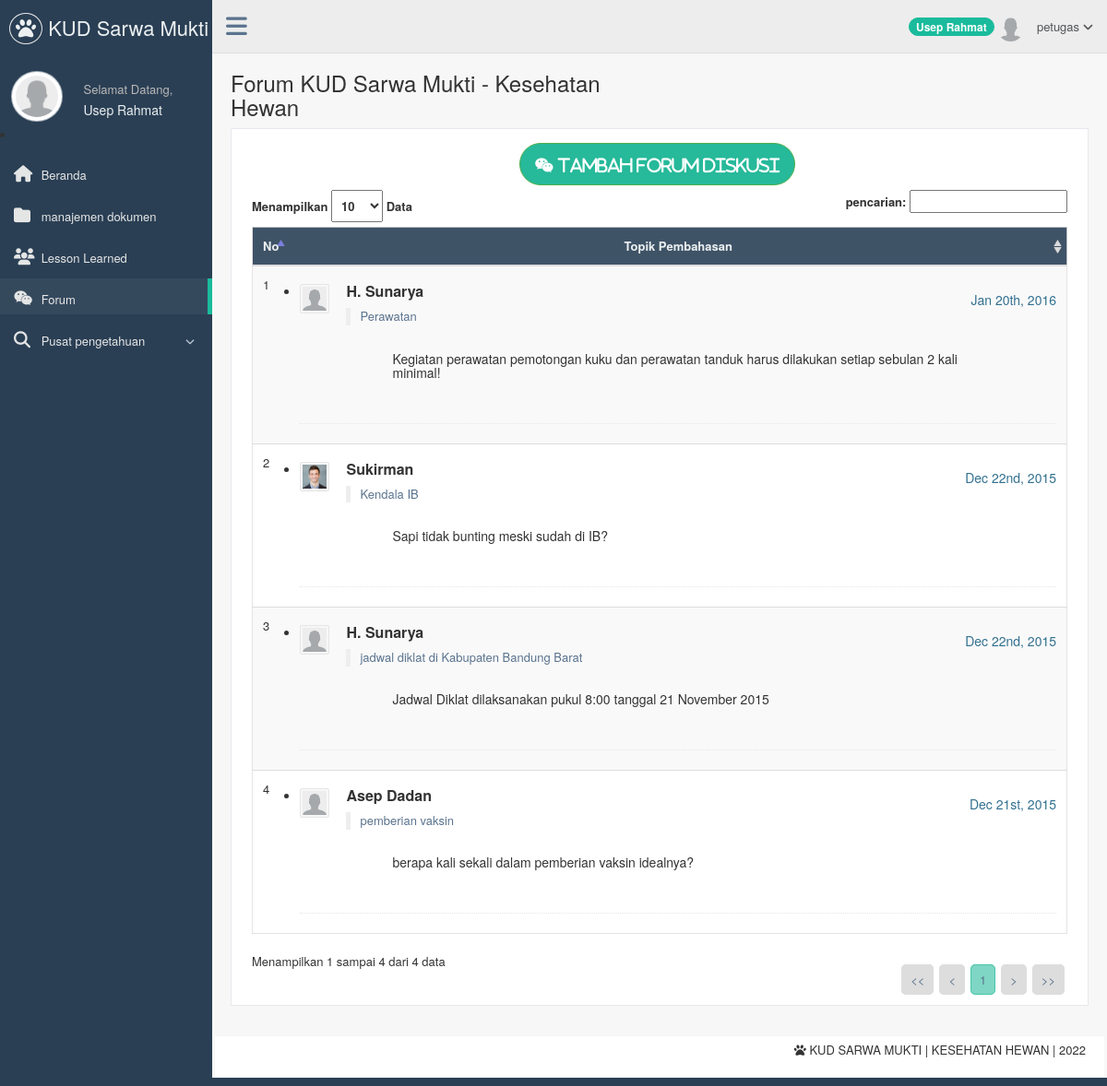
Screenshot of /page/petugas/index.php?page=forum (signed in) with the database file from the repository.
### tables this page shows
CREATE TABLE `t_pengguna` (
  `nip` varchar(15) NOT NULL,
  `username` varchar(50) NOT NULL,
  `password` varchar(50) NOT NULL,
  `nama_pengguna` varchar(200) NOT NULL,
  `level` varchar(80) NOT NULL,
  `email` varchar(150) NOT NULL,
  `jabatan` varchar(50) NOT NULL,
  `status` enum('Aktif','Tidak Aktif') NOT NULL DEFAULT 'Aktif',
  `foto` varchar(255) DEFAULT NULL,
  `alamat` text NOT NULL,
  `tanggal_lahir` date NOT NULL
);

CREATE TABLE `t_forum` (
  `id_forum` int(5) NOT NULL,
  `nip` varchar(15) NOT NULL,
  `judul_forum` varchar(255) NOT NULL,
  `isi_forum` text NOT NULL,
  `tanggal_post` datetime NOT NULL
);

### config/navigasi.php (called while the page is built, shortened)
<?php
	function navigasi(){
		if (isset($_GET['page'])) {
			switch ($_GET['page']) {
				case 'forum' : include('forum.php');
					break;
			}
		}
		else{
			include "beranda.php";
		}
	}
?>

### config/time_since.php (called while the page is built, shortened)
<?php
function time_since($original)
{
  $today = time();
  $since = $today - $original;
  if ($since > 604800)
  {
    $print = date("M jS", $original);
    if ($since > 31536000)
    {
      $print .= ", " . date("Y", $original);
    }
    return $print;
  }
  $print = ($count == 1) ? '1 ' . $name : "$count {$name}";
  return $print . ' yang lalu';
}
?>

### page/petugas/forum.php (the view, shortened to what this page needs)
<?php
    if($_SESSION['nip']!=""){
    $link = koneksi_db();
    require_once('../../config/time_since.php');
?>
    <div class="page-title">
        <div class="title_left">
            <h3>
                    Forum KUD Sarwa Mukti - Kesehatan Hewan
            </h3>
        </div>
    </div>
    <div class="clearfix"></div>
        <div class="row">
            <div class="col-md-12 col-sm-12 col-xs-12">
                <div class="x_panel">
                    <div class="x_content">
                       <center><a href="index.php?page=tambah_forum_diskusi"><button type="button" class="btn btn-round btn-success btn-lg" ><i class="fa fa-wechat"> Tambah Forum Diskusi </i></button></a></center>
                        <table id="example" class="table table-striped responsive-utilities jambo_table">
                            <thead>
                                  <?php
                                        $tampil=mysql_query("select t_forum.id_forum, t_forum.judul_forum, t_forum.nip, t_forum.isi_forum ,t_forum.tanggal_post, t_pengguna.nama_pengguna, t_pengguna.foto from t_forum, t_pengguna where t_forum.nip = t_pengguna.nip ORDER BY t_forum.tanggal_post DESC",$link);
                                        $banyakrecord=mysql_num_rows($tampil);
                                        if($banyakrecord>0){
                                    ?>
                                <tr class="headings">
                                    <th>No </th>
                                    <th><center>Topik Pembahasan</center> </th>
                                </tr>
                            </thead>
                            <tbody>
                            <?php
                                        $i=0;
                                        while($data=mysql_fetch_array($tampil)){
                                        $i++;?>
                                <tr class="even pointer">
                                    <?php
                                    $waktu = $data['tanggal_post'];
                                    $id_forum = $data['id_forum'];
                                    ?>
                                    <td>
                                        <?php echo $i; ?>
                                    </td>
                                    <td>
                                       <ul class="messages">
                                                        <li>
                                                            <?php
                                                                if($data['foto']==NULL){
                                                            ?>
                                                                    <img src="../../images/user.png" alt="avatar" class="avatar" />
                                                            <?php
                                                                }else{
                                                            ?>
                                                                   <img src="<?php echo $data['foto'];?>" class="avatar" alt="Avatar">
                                                            <?php
                                                                }
                                                            ?>
                                                            <div class="message_date">
                                                                <h5 class="date text-info"><?php time_since(strtotime($waktu)); echo time_since(strtotime($waktu));?></h5>
                                                            </div>
                                                            <div class="message_wrapper">
                                                                <h4 class="heading"><?php echo $data['nama_pengguna']?></h4>
                                                                 <a href="index.php?page=detail_forum&&id_forum=<?php echo $id_forum?>"><blockquote class="message"><?php echo $data['judul_forum']?></blockquote></a>
                                                                 <br/>
                                                                    <h5 class="message_wrapper"><?php echo $data['isi_forum']?></h5>
                                                                <br />
                                                            </div>
                                                        </li>
                                        </ul>
                                    </td>
                                </tr>
                                <?php
                            }
                            ?>
                            </tbody>
                        </table>
                        <?php
                    }
                    ?>
                    </div>
                </div>
            </div>
        </div>
    <?php
    }
    else{
    header("Location:../../belum_login.php");
}
?>

### page/petugas/sidebar.php (shortened to what this page needs)
<?php
   if($_SESSION['nip']!=""){
   $nip = $_SESSION['nip'];
?>
<?php
     $queryPhoto=mysql_query("SELECT foto
                        FROM t_pengguna
                        WHERE nip = '$nip'
                        LIMIT 1");
    $data=mysql_fetch_array($queryPhoto);
?>
<div class="col-md-3 left_col">
    <div class="left_col scroll-view">
        <div class="navbar nav_title" style="border: 0;">
            <a href="index.php" class="site_title"><i class="fa fa-paw"></i><span> KUD Sarwa Mukti </span></a>
        </div>
                    <div class="profile">
                        <div class="profile_pic">
                <?php
                    if($data['foto']==NULL){
                ?>
                        <img src="../../images/user.png" alt="..." class="img-circle profile_img" width="200" height="55"/>
                <?php
                    }else{
                ?>
                       <img src="<?php echo $data['foto'];?>"  alt="..." class="img-circle profile_img" width="200" height="55">
                <?php
                    }
                ?>
                        </div>
                        <div class="profile_info">
                            <span>Selamat Datang,</span>
                            <h2><?php echo $_SESSION['nama_pengguna'];?></h2>
                        </div>
                    </div>
                    <li/>
                    <div id="sidebar-menu" class="main_menu_side hidden-print main_menu">
                       <div class="menu_section">
                            <ul class="nav side-menu">
                                <li><a href="index.php"><i class="fa fa-home"></i> Beranda </a>
                                </li>
                                <li><a href="index.php?page=daftar_dokumen"><i class="fa fa-folder"></i> manajemen dokumen </a>
                                </li>
                                <li><a href="index.php?page=lesson_learned"><i class="fa fa-users"></i> Lesson Learned </a>
                                </li>
                                <li><a href="index.php?page=forum"><i class="fa fa-wechat"></i> Forum </a>
                                </li>
                                <li><a><i class="fa fa-search"></i> Pusat pengetahuan <span class="fa fa-chevron-down"></span></a>
                                </li>
                            </ul>
                        </div>
                    </div>
    </div>
</div>
<?php
}
else {
header("Location:../../belum_login.php");
}
?>

### page/petugas/header.php (shortened to what this page needs)
<?php
    if($_SESSION['nip']!=""){
    $nip = $_SESSION['nip'];
    $Nama  = $_SESSION['nama_pengguna'];
    $queryPhoto=mysql_query("SELECT foto
                        FROM t_pengguna
                        WHERE nip = '$nip'
                        LIMIT 1");
    $data=mysql_fetch_array($queryPhoto);
?>
            <div class="top_nav">
                <div class="nav_menu">
                    <nav class="" role="navigation">
                       <div class="nav toggle">
                            <a id="menu_toggle"><i class="fa fa-bars"></i></a>
                        </div>
                        <ul class="nav navbar-nav navbar-right">
                            <li>
                                <a href="javascript:;" class="user-profile dropdown-toggle" data-toggle="dropdown" aria-expanded="false">
                                   <span class="badge bg-green"><?php echo $Nama;?></span> <?php
                                                                if($data['foto']==NULL){
                                                            ?>
                                                                    <img src="../../images/user.png" alt=""/>
                                                            <?php
                                                                }else{
                                                            ?>
                                                                   <img src="<?php echo $data['foto'];?>"  alt="">
                                                            <?php
                                                                }
                                                            ?>
                                                            <?php echo $_SESSION['level'];?>
                                    <span class=" fa fa-angle-down"></span>
                                </a>
                            </li>
                        </ul>
                    </nav>
                </div>
              </div>
<?php
}
else {
header("Location:../../belum_login.php");
}
?>

### rows the page displays
t_pengguna: foto (placeholder picture)
t_forum: nip.foto (placeholder picture), tanggal_post "Jan 20th, 2016", nip.nama_pengguna "H. Sunarya", judul_forum "Perawatan", isi_forum "Kegiatan perawatan pemotongan kuku dan perawatan tanduk harus dilakukan setiap sebulan 2 kali minimal!"
t_forum: nip.foto (picture), tanggal_post "Dec 22nd, 2015", nip.nama_pengguna "Sukirman", judul_forum "Kendala IB", isi_forum "Sapi tidak bunting meski sudah di IB?"
t_forum: nip.foto (placeholder picture), tanggal_post "Dec 22nd, 2015", nip.nama_pengguna "H. Sunarya", judul_forum "jadwal diklat di Kabupaten Bandung Barat", isi_forum "Jadwal Diklat dilaksanakan pukul 8:00 tanggal 21 November 2015"
t_forum: tanggal_post "Dec 21st, 2015", nip.nama_pengguna "Asep Dadan", judul_forum "pemberian vaksin", isi_forum "berapa kali sekali dalam pemberian vaksin idealnya?"

### other values shown
$_SESSION['nama_pengguna'] "Usep Rahmat"
$Nama "Usep Rahmat"
$_SESSION['level'] "petugas"
